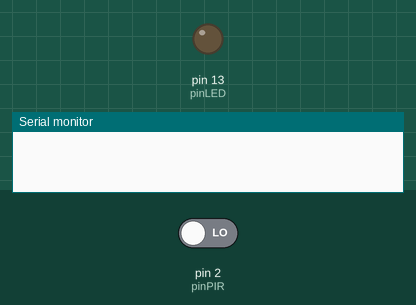
Recording of a sketch running on a simulated Arduino Uno, built with avr-gcc and run on an emulated ATmega328P. Parts: output pins drawn as LEDs (lit = HIGH), the last lines printed to the serial monitor. Inputs (shaded band) come from the test bench; at power-on: pin 2 (pinPIR) LOW.

Above: at 2.8 s.
2.9 s: pin 2 (pinPIR) driven HIGH
At 3.3 s:
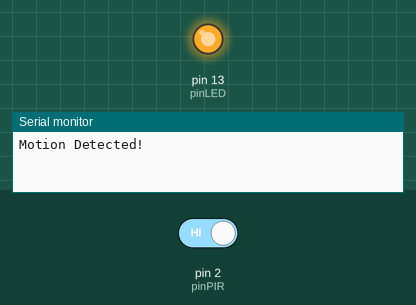
Timing chart, 0 to 5.9 s (numbered marks = the images above; inputs shaded):
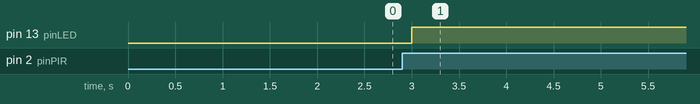

The sketch:

PIRSENSOR.ino
```cpp
const int pinLED = 13;
const int pinPIR = 2;
int pir = 0;
int state = LOW;

void setup() {
  // put your setup code here, to run once:
  pinMode(pinLED, OUTPUT);
  pinMode(pinPIR, INPUT);
  Serial.begin(9600);
}

int TIME = 60;

void loop() {

  pir = digitalRead(pinPIR);

  if (pir == HIGH) {
    digitalWrite(pinLED, HIGH);

    if (state == LOW) {
      state = HIGH;
      Serial.println("Motion Detected!");
    }
    TIME = 20;
  }

  if(TIME > 0) {
    TIME--;
    delay(1000);
  }

  if (pir == LOW && TIME == 0) {

    digitalWrite(pinLED, LOW);

    if (state == HIGH) {
      state = LOW;
      Serial.println("Nothing Happen");
    }
  }


}
```

Measured:
- after the input at 2.9 s, pin 13 (pinLED): LOW → HIGH after 0.10 s
